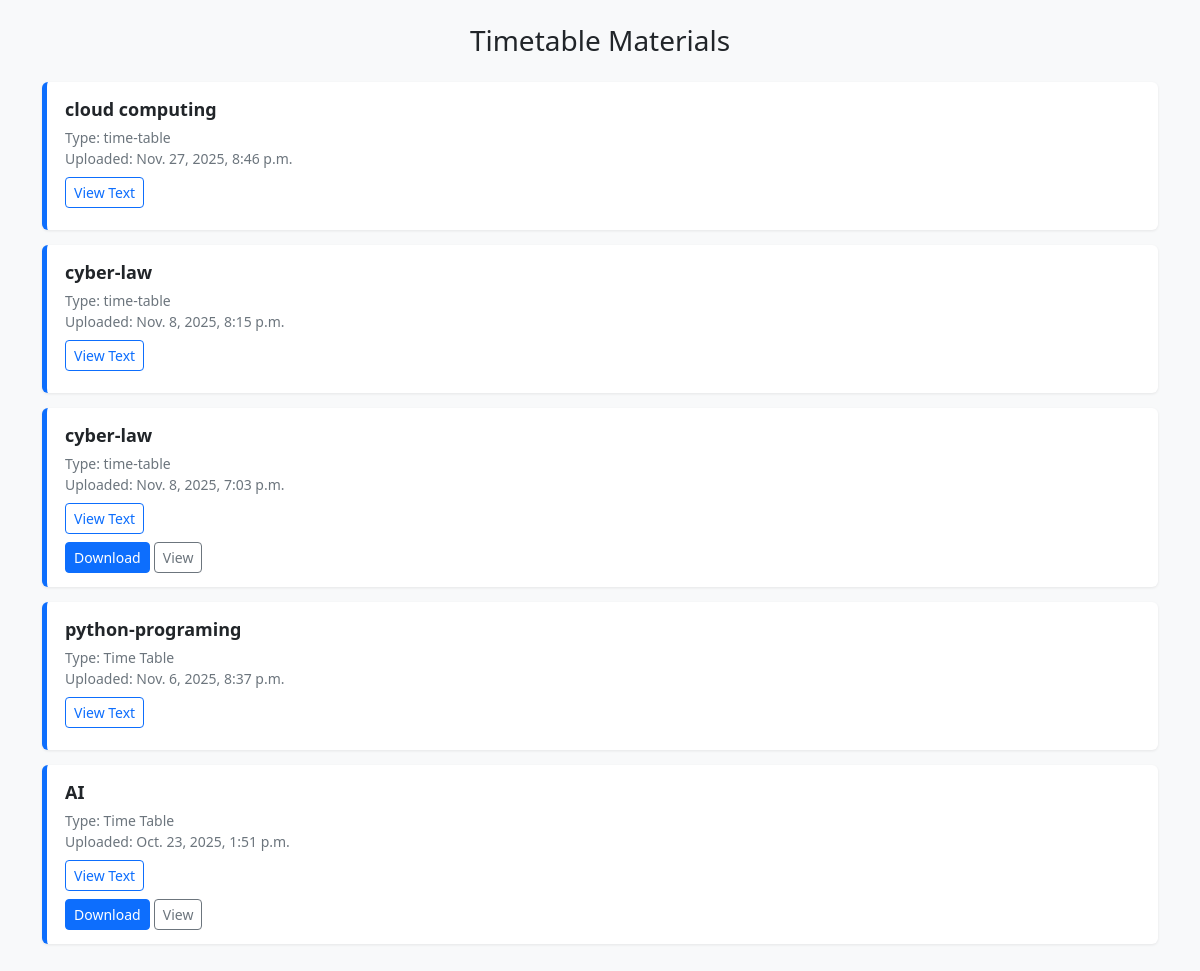
The app's page /materials/timetable/ with its own data.
### myapp/models.py (models this page shows, shortened)
class Studymaterial(models.Model):
    materialtype=models.CharField(max_length=100)
    subject=models.CharField(max_length=100)
    batch=models.CharField(max_length=100)
    course=models.CharField(max_length=100, null=True, blank=True)
    uploaded_by = models.ForeignKey(User, on_delete=models.CASCADE,  null=True, blank=True)
    file=models.FileField(upload_to='uploads/')
    text=models.TextField(max_length=2000, null=True, blank=True)
    uploaded_at=models.DateTimeField(auto_now_add=True, null=True, blank=True)

### myapp/views.py (the view)
# urls.py: path("materials/<str:type>/", views.materials, name="materials"),
def materials(request, type):
    type = type.lower()
    mapping = {
        "assignment": "assignment",
        "notes": "note",
        "other": "other",
        "timetable": "time"
    }
    key = mapping.get(type)
    if not key:
        materials = Studymaterial.objects.none()
    else:
        materials = Studymaterial.objects.filter(
            materialtype__icontains=key
        ).order_by('-uploaded_at')
    return render(request, "materials.html", {"materials": materials, "type": type})

### templates/materials.html (shortened to what this page needs)
<!DOCTYPE html>
<html lang="en">
<head>
    <link rel="stylesheet" href="https://cdn.jsdelivr.net/npm/bootstrap@5.3.0/dist/css/bootstrap.min.css">
</head>
<body class="bg-light">
<div class="container py-4">
    <h3 class="text-center mb-4 text-capitalize">{{ type }} Materials</h3>
    {% for m in materials %}
    <div class="item-box">
        <div class="item-title">{{ m.subject }}</div>
        <div class="item-sub">
            Type: {{ m.materialtype }} <br>
            Uploaded: {{ m.uploaded_at }}
        </div>
        {% if m.text %}
            <button class="btn btn-sm btn-outline-primary mt-2"
                    data-bs-toggle="collapse"
                    data-bs-target="#text{{ m.id }}">
                View Text
            </button>
        {% endif %}
        <div class="mt-2">
            {% if m.file %}
                <a href="{{ m.file.url }}" class="btn btn-primary btn-sm" download>Download</a>
                <a href="{{ m.file.url }}" class="btn btn-outline-secondary btn-sm" target="_blank">View</a>
            {% endif %}
        </div>
    </div>
    {% endfor %}
</div>
</body>
</html>

### templates/materials.html (style rules this page uses)
.item-box { padding: 14px 18px; border-left: 5px solid #0d6efd; background: #fff; margin-bottom: 15px; border-radius: 6px; box-shadow: 0 1px 3px rgba(0,0,0,0.08); }
.item-title { font-size: 18px; font-weight: 600; margin-bottom: 4px; }
.item-sub { font-size: 14px; color: #6c757d; }

### records on screen
Studymaterial: subject "cloud computing", materialtype "time-table", uploaded_at "Nov. 27, 2025, 8:46 p.m."
Studymaterial: subject "cyber-law", materialtype "time-table", uploaded_at "Nov. 8, 2025, 8:15 p.m."
Studymaterial: subject "cyber-law", materialtype "time-table", uploaded_at "Nov. 8, 2025, 7:03 p.m."
Studymaterial: subject "python-programing", materialtype "Time Table", uploaded_at "Nov. 6, 2025, 8:37 p.m."
Studymaterial: subject "AI", materialtype "Time Table", uploaded_at "Oct. 23, 2025, 1:51 p.m."

### other values on screen
{{ type }} "Timetable"
